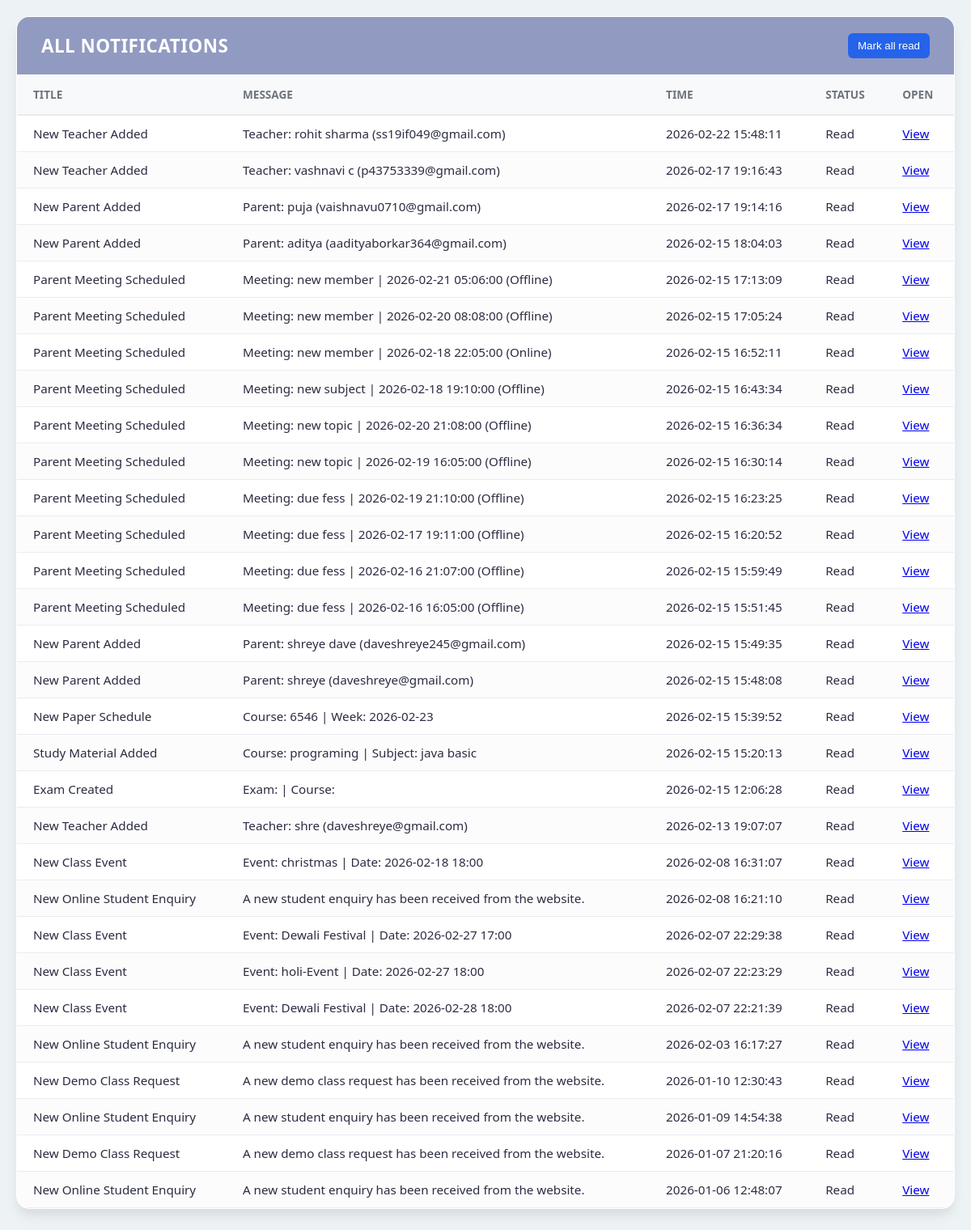
The app's page /show-details/show-notifications.php (signed in) with its own data.
### tables this page shows
CREATE TABLE `notifications` (
  `id` int(11) NOT NULL,
  `user_role` enum('admin','teacher','student','parent') NOT NULL,
  `user_id` int(11) NOT NULL,
  `title` varchar(255) NOT NULL,
  `message` text NOT NULL,
  `link` varchar(255) DEFAULT NULL,
  `is_read` tinyint(1) DEFAULT 0,
  `created_at` timestamp NOT NULL DEFAULT current_timestamp()
);

### show-details/show-notifications.php (the view, shortened to what this page needs)
<?php
require '../includes/config.php';
require '../includes/notification_helper.php';
$role = $_SESSION['role'] ?? '';
$user_id = 0;
if ($role === 'admin') {
    $user_id = isset($_SESSION['admin_id']) ? (int) $_SESSION['admin_id'] : 1;
} elseif ($role === 'student') {
    $user_id = isset($_SESSION['student_id']) ? (int) $_SESSION['student_id'] : 0;
} elseif ($role === 'teacher') {
    $user_id = isset($_SESSION['teacher_id']) ? (int) $_SESSION['teacher_id'] : 0;
} elseif ($role === 'parent') {
    $user_id = isset($_SESSION['parent_id']) ? (int) $_SESSION['parent_id'] : 0;
}
$date_filter = '';
$stmt = $con->prepare(
        "SELECT id, title, message, link, is_read, created_at
         FROM notifications
         WHERE user_role = ?
             AND user_id = ?
             {$date_filter}
         ORDER BY created_at DESC"
);
$stmt->bind_param('si', $role, $user_id);
$stmt->execute();
$res = $stmt->get_result();
$rows = [];
while ($res && ($row = $res->fetch_assoc())) {
    $rows[] = $row;
}
$deduped = [];
$seen = [];
foreach ($rows as $row) {
    $key = strtolower(trim((string) ($row['title'] ?? '')))
        . '|' . trim((string) ($row['message'] ?? ''))
        . '|' . trim((string) ($row['link'] ?? ''))
        . '|' . substr((string) ($row['created_at'] ?? ''), 0, 10);
    if (isset($seen[$key])) {
        continue;
    }
    $seen[$key] = true;
    $deduped[] = $row;
}
$rows = $deduped;
?>
<!DOCTYPE html>
<html lang="en">
<head>
    <link href="https://cdnjs.cloudflare.com/ajax/libs/font-awesome/6.4.0/css/all.min.css" rel="stylesheet">
    <link rel="stylesheet" href="../css/details/parent.css?v=<?php echo time(); ?>">
</head>
<body class="fixed-scroll-page">
    <div class="card fixed-scroll-card">
        <div class="card-header fixed-scroll-header notif-header">
            <h2 class="card-title">All Notifications</h2>
            <button class="notif-btn" id="markAllBtn">Mark all read</button>
        </div>
        <div class="card-body">
            <table class="details-table">
                <thead>
                    <tr>
                        <th>Title</th>
                        <th>Message</th>
                        <th>Time</th>
                        <th>Status</th>
                        <th>Open</th>
                    </tr>
                </thead>
                <tbody id="notifTableBody">
                    <?php if (empty($rows)) { ?>
                        <tr><td colspan="5">No notifications found</td></tr>
                    <?php } else { ?>
                        <?php foreach ($rows as $row) { ?>
                            <tr>
                                <td class="<?php echo ((int) $row['is_read'] === 0) ? 'notif-unread' : ''; ?>">
                                    <?php echo htmlspecialchars($row['title'] ?? '', ENT_QUOTES, 'UTF-8'); ?>
                                </td>
                                <td><?php echo htmlspecialchars($row['message'] ?? '', ENT_QUOTES, 'UTF-8'); ?></td>
                                <td><?php echo htmlspecialchars($row['created_at'] ?? '', ENT_QUOTES, 'UTF-8'); ?></td>
                                <td><?php echo ((int) $row['is_read'] === 0) ? 'Unread' : 'Read'; ?></td>
                                <td>
                                    <a href="../includes/notification_read.php?id=<?php echo (int) $row['id']; ?>">View</a>
                                </td>
                            </tr>
                        <?php } ?>
                    <?php } ?>
                </tbody>
            </table>
        </div>
    </div>
</body>
</html>

### css/details/parent.css (style rules this page uses)
:root { --primary-color: #4361ee; --secondary-color: #f8f9fa; --text-dark: #2b2d42; --text-light: #6c757d; --border-color: #e9ecef; --success-color: #2ecc71; --danger-color: #e74c3c; --warning-color: #f1c40f; }
body { font-family: 'Segoe UI', 'Roboto', sans-serif; background-color: #edf2f4; color: var(--text-dark); margin: 0; padding: 30px; }
.fixed-scroll-page { padding: 20px; box-sizing: border-box; }
.fixed-scroll-page .fixed-scroll-card { display: block; }
.fixed-scroll-page .fixed-scroll-header { position: sticky; top: 0; z-index: 2; }
.fixed-scroll-page .card-body { max-height: calc(100vh - 160px); overflow: auto; }
.fixed-scroll-page .details-table thead th { position: sticky; top: 0; z-index: 1; background-color: #f8f9fa; }
.card { background-color: #ffffff; border-radius: 16px; box-shadow: 0 10px 15px -3px rgba(0, 0, 0, 0.1); overflow: hidden; border: 1px solid white; }
.card-header { background-color: #919ac1; padding: 20px 30px; color: white; }
.card-title { font-size: 1.4rem; font-weight: 600; margin: 0; text-transform: uppercase; letter-spacing: 0.5px; }
.card-body { padding: 0; overflow-x: auto; }
.details-table { width: 100%; border-collapse: collapse; min-width: 900px; }
.details-table thead tr { background-color: #f8f9fa; }
.details-table th { padding: 15px 20px; font-size: 0.85rem; font-weight: 700; color: var(--text-light); text-transform: uppercase; border-bottom: 2px solid var(--border-color); text-align: left; white-space: nowrap; }
.details-table td { padding: 12px 20px; font-size: 0.95rem; color: var(--text-dark); border-bottom: 1px solid var(--border-color); vertical-align: middle; }
.details-table tbody tr:nth-of-type(even) { background-color: #fcfcfc; }

### show-details/show-notifications.php (style rules this page uses)
.notif-header { display: flex; align-items: center; justify-content: space-between; }
.notif-btn { background: #2563eb; color: #fff; border: none; padding: 8px 12px; border-radius: 6px; cursor: pointer; }

### records on screen
notifications: title "New Teacher Added", message "Teacher: rohit sharma (ss19if049@gmail.com)", created_at "2026-02-22 15:48:11", is_read "Read"
notifications: title "New Teacher Added", message "Teacher: vashnavi c (p43753339@gmail.com)", created_at "2026-02-17 19:16:43", is_read "Read"
notifications: title "New Parent Added", message "Parent: puja (vaishnavu0710@gmail.com)", created_at "2026-02-17 19:14:16", is_read "Read"
notifications: title "New Parent Added", message "Parent: aditya (aadityaborkar364@gmail.com)", created_at "2026-02-15 18:04:03", is_read "Read"
notifications: title "Parent Meeting Scheduled", message "Meeting: new member | 2026-02-21 05:06:00 (Offline)", created_at "2026-02-15 17:13:09", is_read "Read"
notifications: title "Parent Meeting Scheduled", message "Meeting: new member | 2026-02-20 08:08:00 (Offline)", created_at "2026-02-15 17:05:24", is_read "Read"
notifications: title "Parent Meeting Scheduled", message "Meeting: new member | 2026-02-18 22:05:00 (Online)", created_at "2026-02-15 16:52:11", is_read "Read"
notifications: title "Parent Meeting Scheduled", message "Meeting: new subject | 2026-02-18 19:10:00 (Offline)", created_at "2026-02-15 16:43:34", is_read "Read"
notifications: title "Parent Meeting Scheduled", message "Meeting: new topic | 2026-02-20 21:08:00 (Offline)", created_at "2026-02-15 16:36:34", is_read "Read"
notifications: title "Parent Meeting Scheduled", message "Meeting: new topic | 2026-02-19 16:05:00 (Offline)", created_at "2026-02-15 16:30:14", is_read "Read"
notifications: title "Parent Meeting Scheduled", message "Meeting: due fess | 2026-02-19 21:10:00 (Offline)", created_at "2026-02-15 16:23:25", is_read "Read"
notifications: title "Parent Meeting Scheduled", message "Meeting: due fess | 2026-02-17 19:11:00 (Offline)", created_at "2026-02-15 16:20:52", is_read "Read"
notifications: title "Parent Meeting Scheduled", message "Meeting: due fess | 2026-02-16 21:07:00 (Offline)", created_at "2026-02-15 15:59:49", is_read "Read"
notifications: title "Parent Meeting Scheduled", message "Meeting: due fess | 2026-02-16 16:05:00 (Offline)", created_at "2026-02-15 15:51:45", is_read "Read"
notifications: title "New Parent Added", message "Parent: shreye dave (daveshreye245@gmail.com)", created_at "2026-02-15 15:49:35", is_read "Read"
notifications: title "New Parent Added", message "Parent: shreye (daveshreye@gmail.com)", created_at "2026-02-15 15:48:08", is_read "Read"
notifications: title "New Paper Schedule", message "Course: 6546 | Week: 2026-02-23", created_at "2026-02-15 15:39:52", is_read "Read"
notifications: title "Study Material Added", message "Course: programing | Subject: java basic", created_at "2026-02-15 15:20:13", is_read "Read"
notifications: title "Exam Created", message "Exam: | Course:", created_at "2026-02-15 12:06:28", is_read "Read"
notifications: title "New Teacher Added", message "Teacher: shre (daveshreye@gmail.com)", created_at "2026-02-13 19:07:07", is_read "Read"
notifications: title "New Class Event", message "Event: christmas | Date: 2026-02-18 18:00", created_at "2026-02-08 16:31:07", is_read "Read"
notifications: title "New Online Student Enquiry", message "A new student enquiry has been received from the website.", created_at "2026-02-08 16:21:10", is_read "Read"
notifications: title "New Class Event", message "Event: Dewali Festival | Date: 2026-02-27 17:00", created_at "2026-02-07 22:29:38", is_read "Read"
notifications: title "New Class Event", message "Event: holi-Event | Date: 2026-02-27 18:00", created_at "2026-02-07 22:23:29", is_read "Read"
notifications: title "New Class Event", message "Event: Dewali Festival | Date: 2026-02-28 18:00", created_at "2026-02-07 22:21:39", is_read "Read"
notifications: title "New Online Student Enquiry", message "A new student enquiry has been received from the website.", created_at "2026-02-03 16:17:27", is_read "Read"
notifications: title "New Demo Class Request", message "A new demo class request has been received from the website.", created_at "2026-01-10 12:30:43", is_read "Read"
notifications: title "New Online Student Enquiry", message "A new student enquiry has been received from the website.", created_at "2026-01-09 14:54:38", is_read "Read"
notifications: title "New Demo Class Request", message "A new demo class request has been received from the website.", created_at "2026-01-07 21:20:16", is_read "Read"
notifications: title "New Online Student Enquiry", message "A new student enquiry has been received from the website.", created_at "2026-01-06 12:48:07", is_read "Read"
